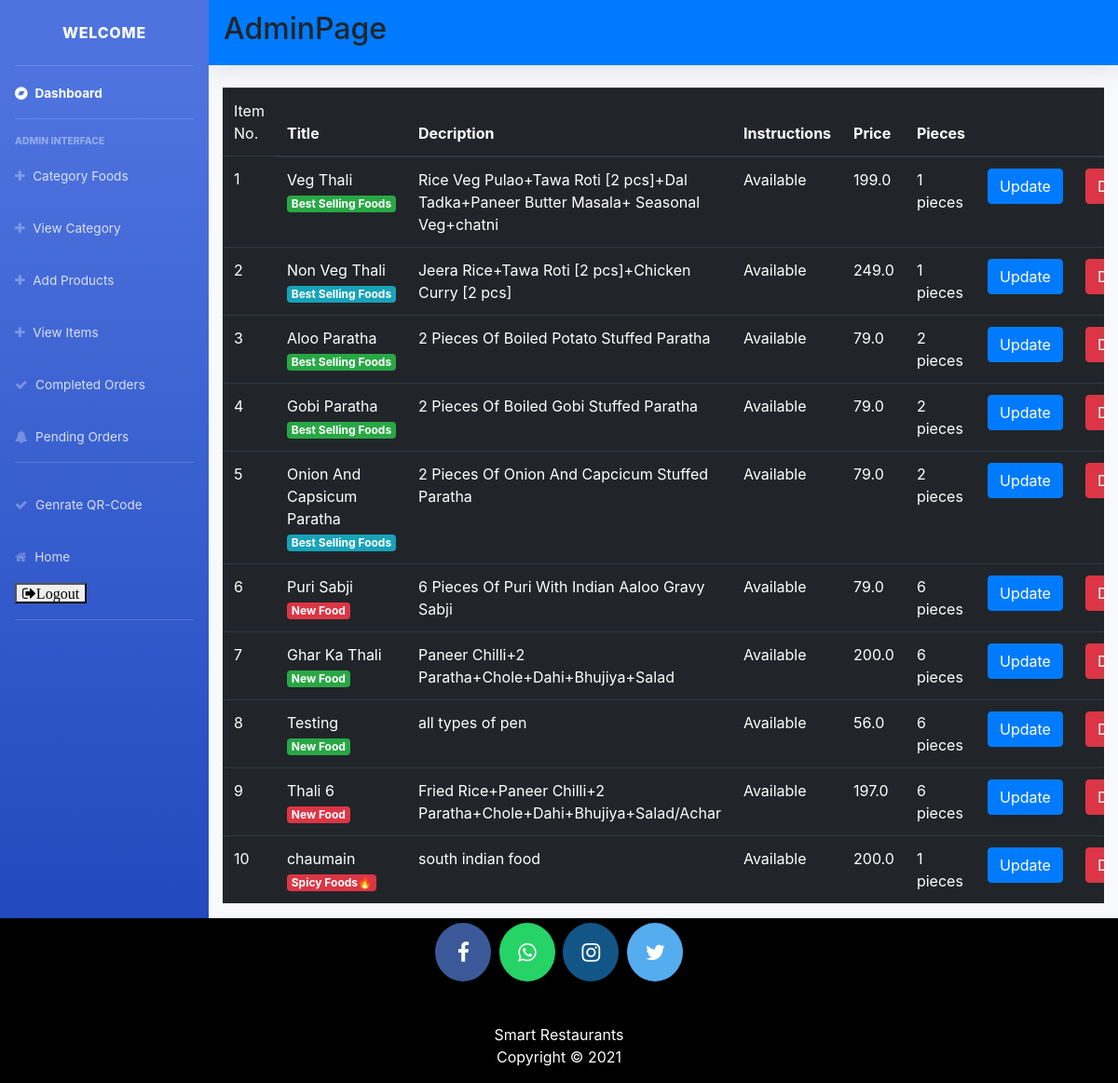
/item_list/ (signed in), run on the app's committed database.
### main/models.py (models this page shows, shortened)
class Item(models.Model):
    LABELS = (
        ('Best Selling Foods', 'Best Selling Foods'),
        ('New Food', 'New Food'),
        ('Spicy Foods🔥', 'Spicy Foods🔥'),
    )
    LABEL_COLOUR = (
        ('danger', 'danger'),
        ('success', 'success'),
        ('primary', 'primary'),
        ('info', 'info'),
        ('warning', 'warning'),
    )
    category = models.ForeignKey(Category, on_delete=models.CASCADE)
    title = models.CharField(max_length=150)
    description = models.CharField(max_length=250, blank=True)
    price = models.FloatField()
    pieces = models.IntegerField(default=6)
    tableno=models.IntegerField(blank=True)
    instructions = models.CharField(max_length=250, default="Available")
    image = models.ImageField(default='default.png', upload_to='images/')
    labels = models.CharField(max_length=25, choices=LABELS, blank=True)
    label_colour = models.CharField(max_length=15, choices=LABEL_COLOUR, blank=True)
    slug = models.SlugField(default="foods" ,unique=True)
    created_by = models.ForeignKey(User, on_delete=models.CASCADE)

### main/decorators.py (the view)
    def wrapper_func(request, *args, **kwargs):
        group = Group.objects.get(user = request.user)
        if group.name == 'admin_owner':
            return view_func(request, *args, **kwargs)
        else:
            return redirect('/')

### main/views.py (called while the page is built)
@login_required(login_url='/accounts/login/')
@admin_required
def item_list(request):
    items = Item.objects.filter(created_by=request.user)
    context = {
        'items':items
    }
    return render(request, 'main/item_list.html', context)

### main/templates/main/item_list.html
{% extends "main/layout2.html" %}
{% block content %}
<div class="cart">
    <div class="row">
        <div class="col-sm-12">
            {% if items %}
            <div class="table-responsive">
                <table class="table table-dark">
                    <thead>
                    <tr>
                        <td scope="col">Item No.</td>
                        <th scope="col">Title</th>
                        <th scope="col">Decription</th>
                        <th scope="col">Instructions</th>
                        <th scope="col">Price</th>
                        <th scope="col">Pieces</th>
                        <th></th>
                        <th></th>
                    </tr>
                    </thead>
                    <tbody>
                        {% for item in items %}
                    <tr>
                        <td>{{ item.id }}</td>
                        <td>{{ item.title }} <span class="badge badge-{{ item.label_colour }}">{{ item.labels }}</span></td></td>
                        <td>{{ item.description }}</td>
                        <td>{{ item.instructions }}</td>
                        <td>{{ item.price }}</td>
                        <td>{{ item.pieces }} pieces</td>
                        <td><a class="btn btn-primary" href="{% url 'main:item-update' item.slug %}">Update</a></td>
                        <td><a class="btn btn-danger" href="{% url 'main:item-delete' item.slug %}">Delete</a></td>
                    </tr>
                        {% endfor %}
                    </tbody>
                </table>
            </div>
            {% else %}
            <h4 class="text-center">Sorry, you have not ordered any item yet!!!</h4>
            {% endif %}
        </div>
    </div>
</div>
{% endblock content %}

### main/templates/main/layout2.html (shortened to what this page needs)
{% load static %}
<!DOCTYPE html>
<html lang="en">
<head>
    <link rel="stylesheet" type="text/css" href="{% static 'main/sb-admin-2.css' %}">
    <link rel="stylesheet" type="text/css" href="{% static 'main/sb-admin-2.min.css' %}">
    <link rel="stylesheet" href="https://maxcdn.bootstrapcdn.com/bootstrap/4.0.0/css/bootstrap.min.css"
>
</head>
<body id="page-top">
<div id="wrapper">
    <ul class="navbar-nav bg-gradient-primary sidebar sidebar-dark accordion" id="accordionSidebar">
        <a class="sidebar-brand d-flex align-items-center justify-content-center"
           href="{% url 'main:admin_dashboard' %}">
            <div class="sidebar-brand-text mx-3">Welcome</div>
        </a>
        <hr class="sidebar-divider my-0">
        <li class="nav-item active">
            <a class="nav-link" href="{% url 'main:admin_dashboard' %}">
                <i class="fa fa-bandcamp"></i>
                <span>Dashboard</span></a>
        </li>
        <hr class="sidebar-divider">
        <div class="sidebar-heading">
            Admin Interface
        </div>
           <li class="nav-item">
            <a class="nav-link" href="{% url 'main:category-create' %}">
                <i class="fa fa-plus"></i>
                <span>Category Foods</span>
            </a>
        </li>
           <li class="nav-item">
            <a class="nav-link" href="{% url 'main:category_list' %}">
                <i class="fa fa-plus"></i>
                <span>View Category</span>
            </a>
        </li>
        <li class="nav-item">
            <a class="nav-link" href="{% url 'main:item-create' %}">
                <i class="fa fa-plus"></i>
                <span>Add Products</span>
            </a>
        </li>
        <li class="nav-item">
            <a class="nav-link" href="{% url 'main:item_list' %}">
                <i class="fa fa-plus"></i>
                <span>View Items</span>
            </a>
        </li>
        <li class="nav-item">
            <a class="nav-link" href="{% url 'main:admin_view' %}">
                <i class="fa fa-check"></i>
                <span>Completed Orders</span>
            </a>
        </li>
        <li class="nav-item">
            <a class="nav-link" href="{% url 'main:pending_orders' %}">
                <i class="fa fa-bell"></i>
                <span>Pending Orders</span>
            </a>
        </li>
        <hr class="sidebar-divider">
       <li class="nav-item">
            <a class="nav-link" href="{% url 'main:genrate_qrcode' %}">
                <i class="fa fa-check"></i>
                <span>Genrate QR-Code</span>
            </a>
        </li>
        <li class="nav-item">
            <a class="nav-link" href="{% url 'main:home' %}">
                <i class="fa fa-home"></i>
                <span>Home</span></a>
        </li>
        <li class="nav-item ml-3 mb-3">
            <form class="logout-link" action="{% url 'accounts:logout' %}" method="post">
                <button type="submit" class="mr-2 fa fa-sign-out">Logout</button>
            </form>
        </li>
        <hr class="sidebar-divider d-none d-md-block">
    </ul>
    <div id="content-wrapper" class="d-flex flex-column">
        <div id="content">
            <nav class="navbar navbar-expand navbar-light bg-primary topbar mb-4 static-top shadow">
                <h2 class="text-center">AdminPage</h2>
            </nav>
            <div class="container-fluid">
                {% block content %}{% endblock %}
            </div>
        </div>
    </div>
</div>
{% include "main/footer.html" %}
</body>
</html>

### main/templates/main/footer.html (shortened to what this page needs)
<!DOCTYPE html>
<html>
<head>
  <link rel="stylesheet" href="https://maxcdn.bootstrapcdn.com/font-awesome/4.7.0/css/font-awesome.min.css">
</head>
<footer>
  <p>
    <a href="https://facebook.com/" class="fa fa-facebook"></a>
    <a href="https://api.whatsapp.com/send?phone=919871568303&text=Hello%20SmartRestaurants%0d%0aHow%20are%20you%20%3f%0d%0aI%20came%20from%20your%20website.&source=&data=#" class="fa fa-whatsapp"></a>
    <a href="https://instagram.com/" class="fa fa-instagram"></a>
    <a href="https://twitter.com/" class="fa fa-twitter"></a>
  </p>
  <br>
  <div class="container">
    <div class="row">
      <div class="col-md-12 col-sm-12">
        <div style="color:#ffffff;" class="wow fadeInUp footer-copyright">
          <p>Smart Restaurants<br>
            Copyright &copy; 2021  </p>
        </div>
      </div>
    </div>
  </div>
</footer>
</html>

### main/templates/main/footer.html (style rules this page uses)
footer { padding: 0px 0px 0px 0px; background-color: black; margin: 0px; }
.fa-facebook { background: #3B5998; color: white; margin-top: 30px; padding: 20px; font-size: 23px; width: 60px; text-align: center; text-decoration: none; margin: 5px 2px; border-radius: 50%; }
.fa-whatsapp { background: #25d366; color: white; padding: 20px; font-size: 23px; width: 60px; text-align: center; text-decoration: none; margin: 5px 2px; border-radius: 50%; }
.fa-twitter { background: #55ACEE; color: white; padding: 20px; font-size: 23px; width: 60px; text-align: center; text-decoration: none; margin: 5px 2px; border-radius: 50%; }
.fa-instagram { background: #125688; color: white; padding: 20px; font-size: 23px; width: 60px; text-align: center; text-decoration: none; margin: 5px 2px; border-radius: 50%; }
p { text-align: center; }

### data on the page
Item: id "1", title "Veg Thali", labels "Best Selling Foods", description "Rice Veg Pulao+Tawa Roti [2 pcs]+Dal Tadka+Paneer Butter Masala+ Seasonal Veg+chatni", instructions "Available", price "199.0", pieces "1"
Item: id "2", title "Non Veg Thali", labels "Best Selling Foods", description "Jeera Rice+Tawa Roti [2 pcs]+Chicken Curry [2 pcs]", instructions "Available", price "249.0", pieces "1"
Item: id "3", title "Aloo Paratha", labels "Best Selling Foods", description "2 Pieces Of Boiled Potato Stuffed Paratha", instructions "Available", price "79.0", pieces "2"
Item: id "4", title "Gobi Paratha", labels "Best Selling Foods", description "2 Pieces Of Boiled Gobi Stuffed Paratha", instructions "Available", price "79.0", pieces "2"
Item: id "5", title "Onion And Capsicum Paratha", labels "Best Selling Foods", description "2 Pieces Of Onion And Capcicum Stuffed Paratha", instructions "Available", price "79.0", pieces "2"
Item: id "6", title "Puri Sabji", labels "New Food", description "6 Pieces Of Puri With Indian Aaloo Gravy Sabji", instructions "Available", price "79.0", pieces "6"
Item: id "7", title "Ghar Ka Thali", labels "New Food", description "Paneer Chilli+2 Paratha+Chole+Dahi+Bhujiya+Salad", instructions "Available", price "200.0", pieces "6"
Item: id "8", title "Testing", labels "New Food", description "all types of pen", instructions "Available", price "56.0", pieces "6"
Item: id "9", title "Thali 6", labels "New Food", description "Fried Rice+Paneer Chilli+2 Paratha+Chole+Dahi+Bhujiya+Salad/Achar", instructions "Available", price "197.0", pieces "6"
Item: id "10", title "chaumain", labels "Spicy Foods🔥", description "south indian food", instructions "Available", price "200.0", pieces "1"
